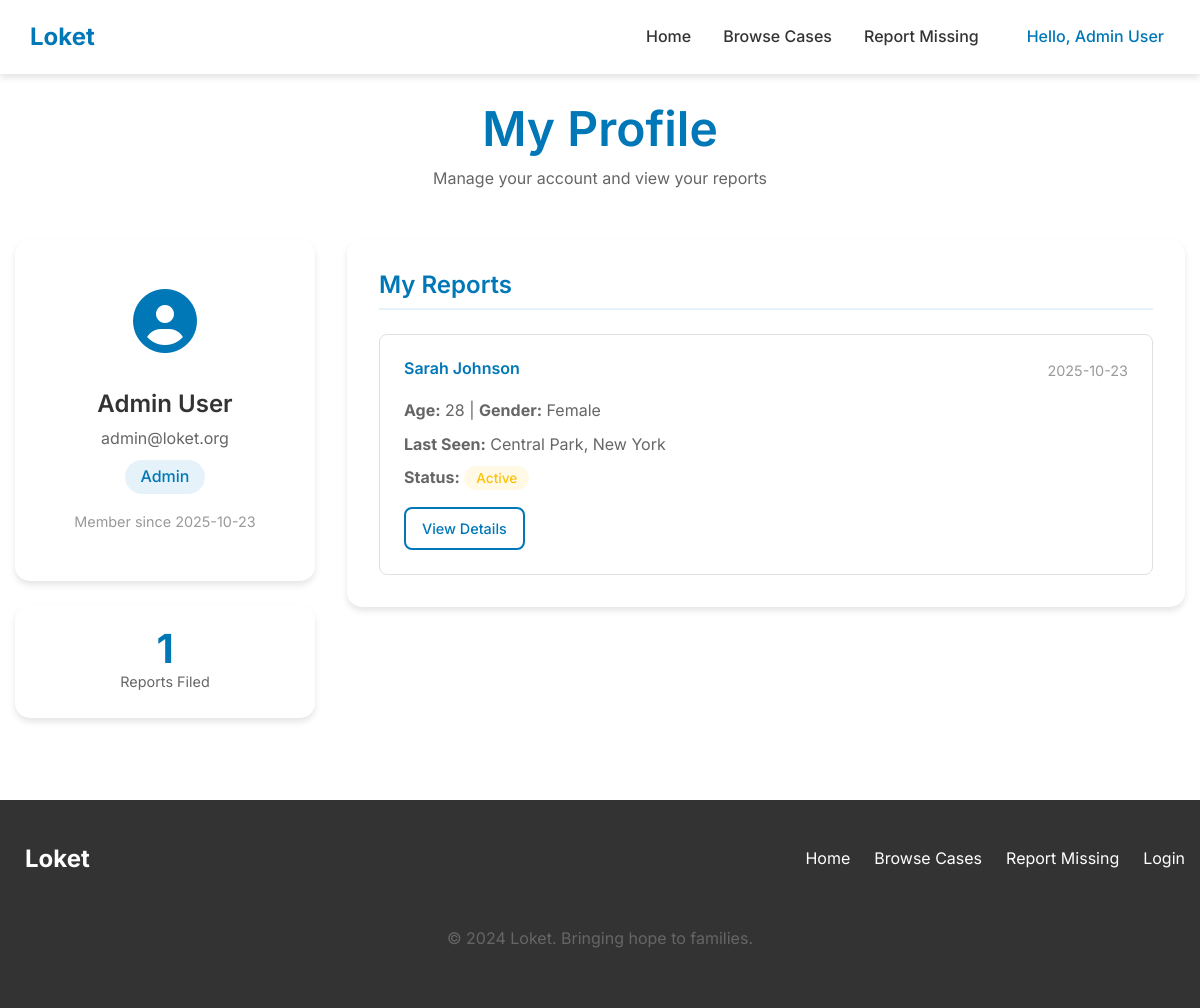
The app's page /profile (signed in) with its own data.
### models.py (models this page shows, shortened)
class User(UserMixin, db.Model):
    id = db.Column(db.Integer, primary_key=True)
    name = db.Column(db.String(100), nullable=False)
    email = db.Column(db.String(100), unique=True, nullable=False)
    password_hash = db.Column(db.String(200), nullable=False)
    phone = db.Column(db.String(20), nullable=False)
    role = db.Column(db.String(20), default='user')
    date_joined = db.Column(db.DateTime, default=datetime.utcnow)
    missing_persons = db.relationship('MissingPerson', backref='reporter', lazy=True)

class MissingPerson(db.Model):
    id = db.Column(db.Integer, primary_key=True)
    name = db.Column(db.String(100), nullable=False)
    age = db.Column(db.Integer, nullable=False)
    gender = db.Column(db.String(20), nullable=False)
    last_seen = db.Column(db.String(200), nullable=False)
    last_seen_date = db.Column(db.Date, nullable=False)
    region = db.Column(db.String(50), nullable=False)
    description = db.Column(db.Text, nullable=False)
    contact_name = db.Column(db.String(100), nullable=False)
    contact_phone = db.Column(db.String(20), nullable=False)
    contact_email = db.Column(db.String(100), nullable=False)
    photo_url = db.Column(db.String(200), default='/static/images/default-avatar.png')
    date_reported = db.Column(db.DateTime, default=datetime.utcnow)
    is_found = db.Column(db.Boolean, default=False)
    reported_by = db.Column(db.Integer, db.ForeignKey('user.id'), nullable=False)

### app.py (the view)
@app.route('/profile')
@login_required
def profile():
    user_reports = MissingPerson.query.filter_by(reported_by=current_user.id).order_by(MissingPerson.date_reported.desc()).all()
    return render_template('profile.html', user_reports=user_reports)

### app.py (called while the page is built)
@login_manager.user_loader
def load_user(user_id):
    return User.query.get(int(user_id))

### templates/profile.html (shortened to what this page needs)
{% extends "base.html" %}
{% block content %}
<section class="profile-section">
    <div class="container">
        <div class="profile-header">
            <h1>My Profile</h1>
            <p>Manage your account and view your reports</p>
        </div>
        <div class="profile-content">
            <div class="profile-sidebar">
                <div class="profile-card">
                    <div class="profile-avatar">
                        <i class="fas fa-user-circle"></i>
                    </div>
                    <h3>{{ current_user.name }}</h3>
                    <p class="user-email">{{ current_user.email }}</p>
                    <p class="user-role">{{ current_user.role|title }}</p>
                    <p class="member-since">Member since {{ current_user.date_joined.strftime('%Y-%m-%d') }}</p>
                </div>
                <div class="profile-stats">
                    <div class="stat-item">
                        <span class="stat-number">{{ user_reports|length }}</span>
                        <span class="stat-label">Reports Filed</span>
                    </div>
                </div>
            </div>
            <div class="profile-main">
                <div class="profile-section-card">
                    <h3>My Reports</h3>
                    {% if user_reports %}
                        <div class="reports-list">
                            {% for report in user_reports %}
                            <div class="report-item">
                                <div class="report-header">
                                    <h4>{{ report.name }}</h4>
                                    <span class="report-date">{{ report.date_reported.strftime('%Y-%m-%d') }}</span>
                                </div>
                                <div class="report-details">
                                    <p><strong>Age:</strong> {{ report.age }} | <strong>Gender:</strong> {{ report.gender }}</p>
                                    <p><strong>Last Seen:</strong> {{ report.last_seen }}</p>
                                    <p><strong>Status:</strong>
                                        <span class="status-{{ 'found' if report.is_found else 'active' }}">
                                            {{ 'Found' if report.is_found else 'Active' }}
                                        </span>
                                    </p>
                                </div>
                                <div class="report-actions">
                                    <a href="{{ url_for('case_details', person_id=report.id) }}" class="btn btn-outline btn-sm">View Details</a>
                                </div>
                            </div>
                            {% endfor %}
                        </div>
                    {% endif %}
                </div>
            </div>
        </div>
    </div>
</section>
{% endblock %}

### templates/base.html (shortened to what this page needs)
<!DOCTYPE html>
<html lang="en">
<head>
    <link rel="stylesheet" href="{{ url_for('static', filename='css/style.css') }}">
    <link rel="stylesheet" href="https://cdnjs.cloudflare.com/ajax/libs/font-awesome/6.4.0/css/all.min.css">
</head>
<body>
    <nav class="navbar">
        <div class="nav-container">
            <div class="nav-logo">
                <a href="{{ url_for('index') }}">
                    <span>Loket</span>
                </a>
            </div>
            <div class="nav-menu" id="navMenu">
                <a href="{{ url_for('index') }}" class="nav-link">Home</a>
                <a href="{{ url_for('browse') }}" class="nav-link">Browse Cases</a>
                {% if current_user.is_authenticated %}
                <a href="{{ url_for('report_missing') }}" class="nav-link">Report Missing</a>
                {% endif %}
                <div class="user-controls">
                    {% if current_user.is_authenticated %}
                        <div class="user-menu">
                            <span class="user-greeting">Hello, {{ current_user.name }}</span>
                        </div>
                    {% else %}
                        <a href="{{ url_for('login') }}" class="btn-login">Login</a>
                        <a href="{{ url_for('register') }}" class="btn-register">Register</a>
                    {% endif %}
                </div>
            </div>
        </div>
    </nav>
    <main>
        {% block content %}{% endblock %}
    </main>
    <footer class="footer">
        <div class="container">
            <div class="footer-content">
                <div class="footer-logo">
                    <span>Loket</span>
                </div>
                <div class="footer-links">
                    <a href="{{ url_for('index') }}">Home</a>
                    <a href="{{ url_for('browse') }}">Browse Cases</a>
                    {% if current_user.is_authenticated %}
                    <a href="{{ url_for('report_missing') }}">Report Missing</a>
                    {% endif %}
                    <a href="{{ url_for('login') }}">Login</a>
                </div>
                <div class="footer-copyright">
                    <p>&copy; 2024 Loket. Bringing hope to families.</p>
                </div>
            </div>
        </div>
    </footer>
</body>
</html>

### records on screen
User: name "Admin User", email "admin@loket.org", role "Admin", date_joined "2025-10-23"
MissingPerson: name "Sarah Johnson", date_reported "2025-10-23", age "28", gender "Female", last_seen "Central Park, New York", is_found "Active"

### other values on screen
{{ user_reports|length }} "1"
